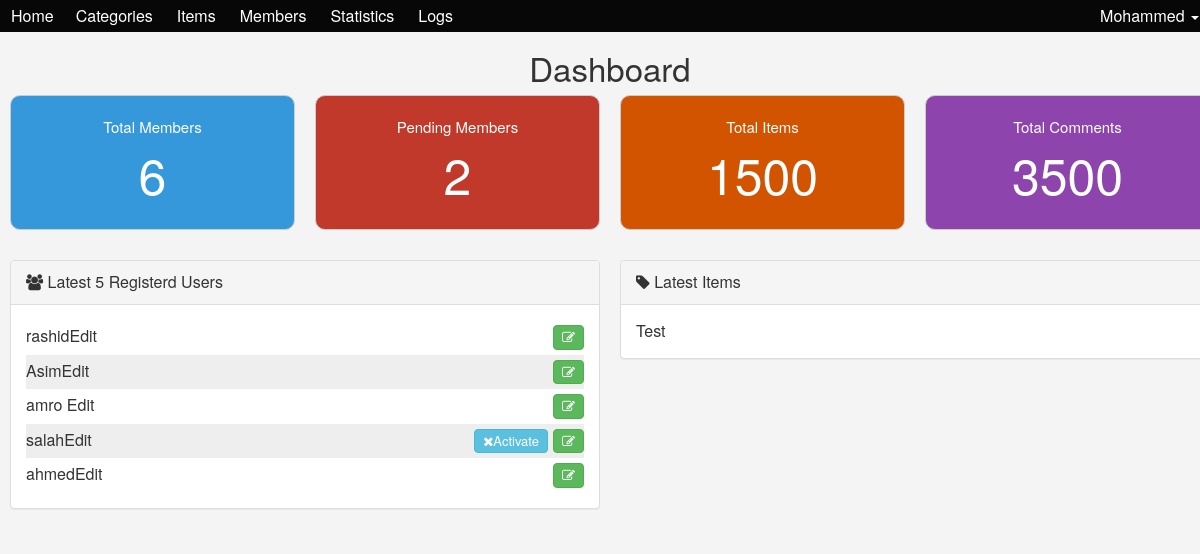
Page /admin/dashboard.php (signed in) on the committed database.
### tables this page shows
CREATE TABLE `users` (
  `UserID` int(11) NOT NULL,
  `Username` varchar(255) NOT NULL,
  `Password` varchar(255) NOT NULL,
  `Email` varchar(255) NOT NULL,
  `FullName` varchar(255) NOT NULL,
  `GroupID` int(11) NOT NULL DEFAULT 0,
  `TrustStatus` int(11) NOT NULL DEFAULT 0,
  `RegStatus` int(11) NOT NULL DEFAULT 0,
  `Date` date NOT NULL
);

### admin/includes/functions/functions.php (called while the page is built, shortened)
<?php
 function checkItem($select , $from , $value){
  global $con;
  $statement = $con->prepare("SELECT $select FROM $from WHERE $select = ?");
  $statement->execute(array($value));
  $count = $statement->rowCount();
  return $count ;
 }
 function getLatest($select,$table,$order,$limit = 5){
    global $con;
    $getStmt = $con->prepare("SELECT $select FROM $table ORDER BY $order DESC LIMIT $limit");
    $getStmt->execute();
    $rows = $getStmt->fetchAll();
    return $rows;
 }
 function countItems($item, $table){
    global $con;
    $stmt2 = $con->prepare("SELECT COUNT($item) FROM $table");
    $stmt2->execute();
    return $stmt2->fetchColumn();
 }

### admin/dashboard.php (the view, shortened to what this page needs)
<?php
    if(isset($_SESSION['Username'])){
     $latestUsers = 5;
     $theLatest = getLatest("*","users","UserID", $latestUsers);
     ?>
  <div class="home-stats">
    <div class="container text-center">
        <h1>Dashboard</h1>
        <div class="row">
            <div class="col-md-3">
                 <div class="stat st-members">
                 Total Members
                <span><a style="color:#fdfdfd;" href="members.php"><?php echo countItems('UserID' , 'users') ?></a></span>
            </div>
        </div>
            <div class="col-md-3">
                 <div class="stat st-pending">
                Pending Members
                <span><a style="color:#fdfdfd;" href="members.php?do=Manage&page=Pending "><?php echo checkItem("RegStatus" , "users" , 0) ?></a></span>
            </div>
        </div>
            <div class="col-md-3">
                 <div class="stat st-items">
                Total Items
                <span>1500</span>
            </div>
        </div>
            <div class="col-md-3">
                 <div class="stat st-comments">
                Total Comments
                <span>3500</span>
            </div>
        </div>
     </div>
    </div>
    </div>
  <div class="latest">
    <div class="container ">
        <div class="row">
            <div class="col-sm-6">
                <div class="panel panel-default">
                    <div class="panel-heading">
                    <i class="fa fa-users"></i> Latest <?php echo $latestUsers  ?> Registerd Users
                </div>
                <div class="panel-body">
                <ul class="list-unstyled latest-users">
                <?php
                  foreach($theLatest as $user){
                    echo '<li>';
                       echo  $user['Username'];
                       echo '<a href="members.php?do=Edit&userid='.$user['UserID'].'">';
                          echo '<span class="btn btn-success pull-right">';
                             echo '<i class="fa fa-edit"></i></a>Edit';
                            if($user['RegStatus'] == 0){
                            echo "<a href='members.php?do=Activate&userid=".$user['UserID']."' class='btn btn-info pull-right activate'><i class='fa fa-close'></i>Activate</a>";
                                                      }
                    echo '</li>';
                  }
                ?>
                </ul>
                 </div>
               </div>
            </div>
            <div class="col-sm-6">
                <div class="panel panel-default">
                    <div class="panel-heading">
                    <i class="fa fa-tag"></i> Latest Items
                </div>
                <div class="panel-body">
                Test
                 </div>
               </div>
            </div>
        </div>
     </div>
   </div>
     <?php
      include 'includes/templates/footer.php';
    }  else
    {
        header('Location: index.php');
        exit();
    }
?>

### admin/layout/css/backend.css (style rules this page uses)
body { background-color: #F4F4F4; font-size: 16px; }
body { background-color: #F4F4F4; }
.home-stats .stat { background-color: #EEE; border: 1px solid #CCC; padding: 20px; font-size: 15px; color: #FFF; }
.home-stats .stat span { display: block; font-size: 50px; }
.home-stats .st-members { background-color: #3498db; }
.home-stats .st-pending { background-color: #3498db; }
.home-stats .st-items { background-color: #3498db; }
.latest { margin-top: 30px; }

### admin/dashboard.php (style rules this page uses)
.home-stats .stat { padding: 20px; font-size: 15px; color: #FFF; border-radius:10px; }
.home-stats .stat span { display: block; font-size: 50px; }
.home-stats .st-members { background-color: #3498db; }
.home-stats .st-pending { background-color: #c0392b; }
.home-stats .st-items { background-color: #d35400; }
.home-stats .st-comments { background-color: #8e44ad; }
.latest { margin-top: 30px; }
.latest-users li { padding: 5px 0;overflow: hidden; }
.latest-users { margin-bottom: 0; }
.latest-users li:nth-child(odd) { background-color:#EEE; }
.latest-users .btn-success, .latest-users .btn-info { padding:2px 8px }
.latest-users .btn-info { margin-right:5px; }

### rows in the picture
users: Username "rashid"
users: Username "Asim"
users: Username "amro"
users: Username "salah"
users: Username "ahmed"

### other values in the picture
lang('HOME_ADMIN') "Home"
lang('CATEGORIES') "Categories"
lang('ITEMS') "Items"
lang('MEMBERS') "Members"
lang('STATISTICS') "Statistics"
lang('LOGS') "Logs"
countItems('UserID' , 'users') "6"
checkItem("RegStatus" , "users" , 0) "2"
$latestUsers "5"
